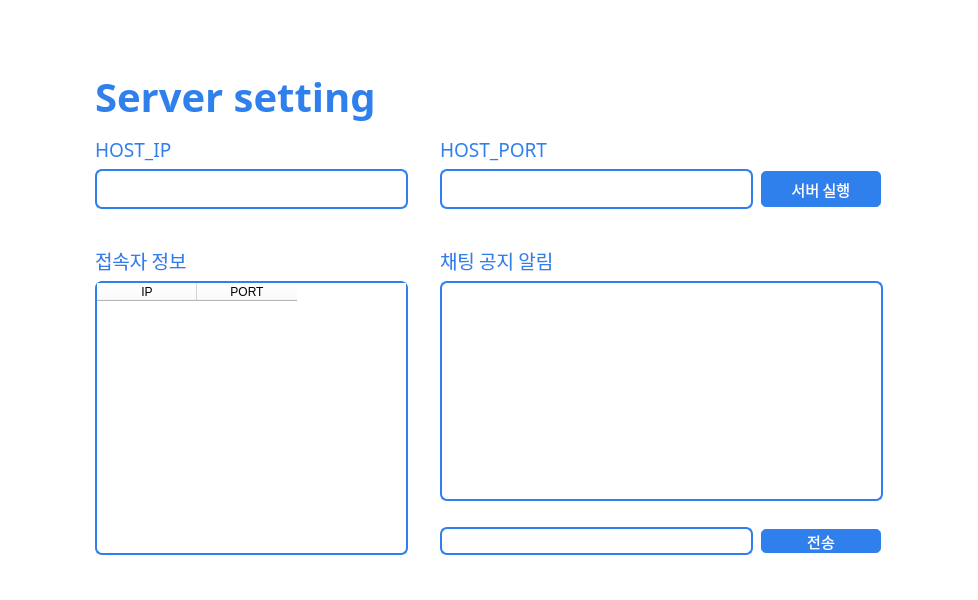
<?xml version="1.0" encoding="UTF-8"?>
<ui version="4.0">
 <class>server_form</class>
 <widget class="QWidget" name="server_form">
  <property name="geometry">
   <rect>
    <x>0</x>
    <y>0</y>
    <width>978</width>
    <height>600</height>
   </rect>
  </property>
  <property name="windowTitle">
   <string>Form</string>
  </property>
  <property name="styleSheet">
   <string notr="true">background-color: rgb(255, 255, 255);</string>
  </property>
  <layout class="QHBoxLayout" name="horizontalLayout">
   <property name="leftMargin">
    <number>0</number>
   </property>
   <property name="topMargin">
    <number>0</number>
   </property>
   <property name="rightMargin">
    <number>0</number>
   </property>
   <property name="bottomMargin">
    <number>0</number>
   </property>
   <item>
    <spacer name="horizontalSpacer">
     <property name="orientation">
      <enum>Qt::Horizontal</enum>
     </property>
     <property name="sizeType">
      <enum>QSizePolicy::Fixed</enum>
     </property>
     <property name="sizeHint" stdset="0">
      <size>
       <width>95</width>
       <height>20</height>
      </size>
     </property>
    </spacer>
   </item>
   <item>
    <layout class="QVBoxLayout" name="verticalLayout">
     <item>
      <spacer name="verticalSpacer">
       <property name="orientation">
        <enum>Qt::Vertical</enum>
       </property>
       <property name="sizeType">
        <enum>QSizePolicy::Expanding</enum>
       </property>
       <property name="sizeHint" stdset="0">
        <size>
         <width>20</width>
         <height>45</height>
        </size>
       </property>
      </spacer>
     </item>
     <item>
      <layout class="QGridLayout" name="gridLayout_3" rowstretch="0,0,0,0,0,0,0" columnstretch="10,10,10,0">
       <item row="0" column="0">
        <widget class="QLabel" name="server_title_lab">
         <property name="minimumSize">
          <size>
           <width>0</width>
           <height>67</height>
          </size>
         </property>
         <property name="font">
          <font>
           <family>나눔스퀘어 네오 ExtraBold</family>
           <pointsize>30</pointsize>
           <weight>75</weight>
           <bold>true</bold>
          </font>
         </property>
         <property name="styleSheet">
          <string notr="true">color: rgb(47, 128, 237);</string>
         </property>
         <property name="text">
          <string>Server setting</string>
         </property>
        </widget>
       </item>
       <item row="1" column="0">
        <widget class="QLabel" name="host_ip_lab">
         <property name="font">
          <font>
           <family>나눔스퀘어 네오 Bold</family>
           <pointsize>14</pointsize>
          </font>
         </property>
         <property name="styleSheet">
          <string notr="true">color: rgb(47, 128, 237);</string>
         </property>
         <property name="text">
          <string>HOST_IP</string>
         </property>
        </widget>
       </item>
       <item row="4" column="1">
        <widget class="QLabel" name="label_6">
         <property name="maximumSize">
          <size>
           <width>20</width>
           <height>16777215</height>
          </size>
         </property>
         <property name="text">
          <string/>
         </property>
        </widget>
       </item>
       <item row="3" column="0">
        <widget class="QLabel" name="connected_info_lab">
         <property name="minimumSize">
          <size>
           <width>0</width>
           <height>60</height>
          </size>
         </property>
         <property name="font">
          <font>
           <family>나눔스퀘어 네오 Bold</family>
           <pointsize>14</pointsize>
          </font>
         </property>
         <property name="styleSheet">
          <string notr="true">color: rgb(47, 128, 237);</string>
         </property>
         <property name="text">
          <string>접속자 정보</string>
         </property>
         <property name="alignment">
          <set>Qt::AlignBottom|Qt::AlignLeading|Qt::AlignLeft</set>
         </property>
        </widget>
       </item>
       <item row="6" column="3">
        <widget class="QPushButton" name="send_btn">
         <property name="minimumSize">
          <size>
           <width>0</width>
           <height>28</height>
          </size>
         </property>
         <property name="font">
          <font>
           <family>나눔스퀘어 네오 Bold</family>
           <pointsize>11</pointsize>
          </font>
         </property>
         <property name="styleSheet">
          <string notr="true">background-color: rgb(47, 128, 237);
color: rgb(255, 255, 255);
border: 2px solid white;
border-radius: 7px;</string>
         </property>
         <property name="text">
          <string>전송</string>
         </property>
        </widget>
       </item>
       <item row="5" column="2">
        <widget class="QLabel" name="label_7">
         <property name="maximumSize">
          <size>
           <width>16777215</width>
           <height>15</height>
          </size>
         </property>
         <property name="text">
          <string/>
         </property>
        </widget>
       </item>
       <item row="2" column="2">
        <widget class="QLineEdit" name="host_port_lineedit">
         <property name="minimumSize">
          <size>
           <width>309</width>
           <height>40</height>
          </size>
         </property>
         <property name="font">
          <font>
           <family>나눔스퀘어 네오 Regular</family>
           <pointsize>10</pointsize>
          </font>
         </property>
         <property name="styleSheet">
          <string notr="true">border-radius:7px;
border: 2px solid #2F80ED;</string>
         </property>
        </widget>
       </item>
       <item row="4" column="0" rowspan="3">
        <widget class="QTableWidget" name="tableWidget_members">
         <property name="font">
          <font>
           <family>나눔스퀘어 네오 Regular</family>
           <pointsize>10</pointsize>
          </font>
         </property>
         <property name="styleSheet">
          <string notr="true">QTableWidget#tableWidget_members{
border-radius:7px;
border: 2px solid #2F80ED;
}
</string>
         </property>
         <column>
          <property name="text">
           <string>IP</string>
          </property>
         </column>
         <column>
          <property name="text">
           <string>PORT</string>
          </property>
         </column>
        </widget>
       </item>
       <item row="1" column="2">
        <widget class="QLabel" name="host_port_lab">
         <property name="font">
          <font>
           <family>나눔스퀘어 네오 Bold</family>
           <pointsize>14</pointsize>
          </font>
         </property>
         <property name="styleSheet">
          <string notr="true">color: rgb(47, 128, 237);</string>
         </property>
         <property name="text">
          <string>HOST_PORT</string>
         </property>
        </widget>
       </item>
       <item row="2" column="0">
        <widget class="QLineEdit" name="host_ip_lineedit">
         <property name="minimumSize">
          <size>
           <width>309</width>
           <height>40</height>
          </size>
         </property>
         <property name="font">
          <font>
           <family>나눔스퀘어 네오 Regular</family>
           <pointsize>10</pointsize>
          </font>
         </property>
         <property name="styleSheet">
          <string notr="true">border-radius:7px;
border: 2px solid #2F80ED;</string>
         </property>
        </widget>
       </item>
       <item row="2" column="3">
        <widget class="QPushButton" name="server_start_btn">
         <property name="minimumSize">
          <size>
           <width>124</width>
           <height>40</height>
          </size>
         </property>
         <property name="font">
          <font>
           <family>나눔스퀘어 네오 Bold</family>
           <pointsize>11</pointsize>
          </font>
         </property>
         <property name="styleSheet">
          <string notr="true">background-color: rgb(47, 128, 237);
color: rgb(255, 255, 255);
border: 2px solid white;
border-radius: 7px;</string>
         </property>
         <property name="text">
          <string>서버 실행</string>
         </property>
         <property name="checkable">
          <bool>true</bool>
         </property>
        </widget>
       </item>
       <item row="6" column="2">
        <widget class="QLineEdit" name="chat_lineedit">
         <property name="minimumSize">
          <size>
           <width>0</width>
           <height>28</height>
          </size>
         </property>
         <property name="font">
          <font>
           <family>나눔스퀘어 네오 Regular</family>
           <pointsize>10</pointsize>
          </font>
         </property>
         <property name="styleSheet">
          <string notr="true">border-radius:7px;
border: 2px solid #2F80ED;</string>
         </property>
        </widget>
       </item>
       <item row="3" column="2">
        <widget class="QLabel" name="notice_comments_lab">
         <property name="font">
          <font>
           <family>나눔스퀘어 네오 Bold</family>
           <pointsize>14</pointsize>
          </font>
         </property>
         <property name="styleSheet">
          <string notr="true">color: rgb(47, 128, 237);</string>
         </property>
         <property name="text">
          <string>채팅 공지 알림</string>
         </property>
         <property name="alignment">
          <set>Qt::AlignBottom|Qt::AlignLeading|Qt::AlignLeft</set>
         </property>
        </widget>
       </item>
       <item row="4" column="2" colspan="2">
        <widget class="QListWidget" name="chat_listwidget">
         <property name="minimumSize">
          <size>
           <width>0</width>
           <height>220</height>
          </size>
         </property>
         <property name="font">
          <font>
           <family>나눔스퀘어 네오 Regular</family>
           <pointsize>10</pointsize>
          </font>
         </property>
         <property name="styleSheet">
          <string notr="true">border-radius:7px;
border: 2px solid #2F80ED;</string>
         </property>
        </widget>
       </item>
      </layout>
     </item>
     <item>
      <spacer name="verticalSpacer_2">
       <property name="orientation">
        <enum>Qt::Vertical</enum>
       </property>
       <property name="sizeType">
        <enum>QSizePolicy::Fixed</enum>
       </property>
       <property name="sizeHint" stdset="0">
        <size>
         <width>20</width>
         <height>45</height>
        </size>
       </property>
      </spacer>
     </item>
    </layout>
   </item>
   <item>
    <spacer name="horizontalSpacer_2">
     <property name="orientation">
      <enum>Qt::Horizontal</enum>
     </property>
     <property name="sizeType">
      <enum>QSizePolicy::Fixed</enum>
     </property>
     <property name="sizeHint" stdset="0">
      <size>
       <width>95</width>
       <height>20</height>
      </size>
     </property>
    </spacer>
   </item>
  </layout>
 </widget>
 <resources/>
 <connections/>
</ui>
